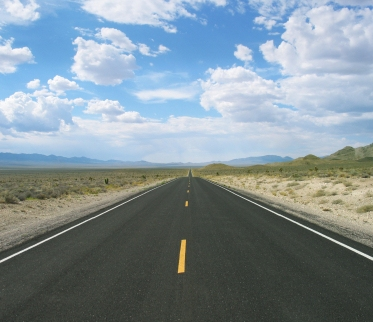
#> input picture TP6-7/Aula_6-7_files/aula4-1.jpg, 373 x 322 px, found by its file name
$ jupyter execute --allow-errors aula_6.ipynb
#> lines starting #> are read from the running program, lines starting #| are printed output that depends on the picture
#> further down, img is the input picture: shape (322, 373, 3); mean B, G, R 151.5, 143.9, 129
[cell 1]
import matplotlib.pyplot as plt
import pyopencl as cl
import numpy as np
import cv2 as cv
import time

start_time = time.time()

#> (the rest of this cell did not finish here and is left out)

Ex 1

#> (a cell that did not finish here is left out)

Ex 2

[cell 3]
start_time = time.time()
img = cv.imread("Aula_6-7_files\\aula4-1.jpg")

if img is None:
    raise FileNotFoundError("Image not found. Check the path.")

# Convert to BGRA (adds alpha channel)
#img_rgba = cv.cvtColor(img, cv.COLOR_BGR2BGRA)

# === APPLY SOBEL ===

new_image = cv.convertScaleAbs(img, alpha=1.2, beta=150)
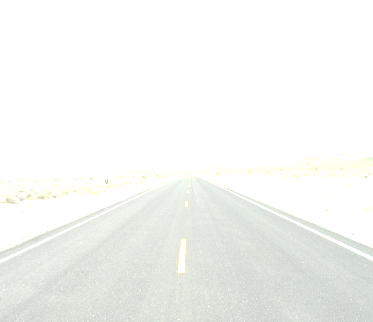
#> new_image: shape (322, 373, 3); mean B, G, R 242.9, 246.1, 244.3

execute_time_CB_cpu = time.time() - start_time

print(f"- cpu: execute --- {execute_time_CB_cpu} seconds ---")

# === SHOW RESULT ===
plt.imshow(new_image)
plt.axis('off')
plt.show()

#> (a cell that did not finish here is left out)

As the previous output is posivite then it is reasonable to assume that the GPU execution time is larger than the CPU execution time, meaning the opncv function is faster in this scenario

#> (a cell that did not finish here is left out)

[cell 6]
start_time = time.time()
img = cv.imread("Aula_6-7_files\\aula4-1.jpg")

if img is None:
    raise FileNotFoundError("Image not found. Check the path.")

# Convert to BGRA (adds alpha channel)
#img_rgba = cv.cvtColor(img, cv.COLOR_BGR2BGRA)

# === APPLY SOBEL ===

# Calculation of Sobelx
sobelx = cv.Sobel(img,cv.CV_64F,1,0,ksize=5)
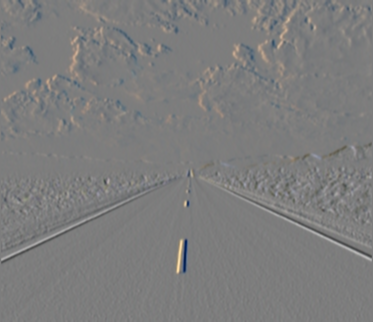
#> sobelx: shape (322, 373, 3) float64; mean B, G, R -4.5, -2.2, -0.5; drawn with min black and max white

# Calculation of Sobely
sobely = cv.Sobel(img,cv.CV_64F,0,1,ksize=5)
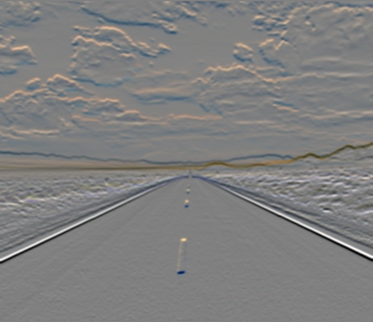
#> sobely: shape (322, 373, 3) float64; mean B, G, R -68.6, -55.2, -48.2; drawn with min black and max white

# Calculation of Laplacian
#laplacian = cv.Laplacian(hsv,cv.CV_64F)
grad = np.sqrt(np.power(sobelx, 2) + np.power(sobely, 2))
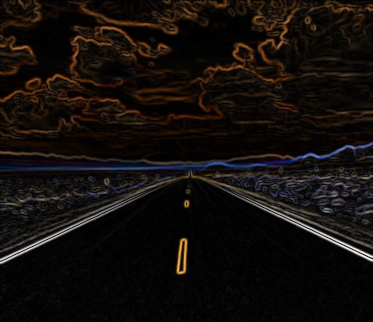
#> grad: shape (322, 373, 3) float64; mean B, G, R 396.6, 481.8, 635.7; drawn with min black and max white

laplacian = (grad * 255 / grad.max()).astype(np.uint8)

execute_time_sobel_cpu = time.time() - start_time
print(f"- cpu: execute --- {execute_time_sobel_cpu} seconds ---")

# === SHOW RESULT ===
plt.imshow(laplacian)
plt.axis('off')
plt.show()

$ run again, with TP6-7/Aula_6-7_files/aula4-2.bmp saved as TP6-7/Aula_6-7_files/aula4-1.jpg
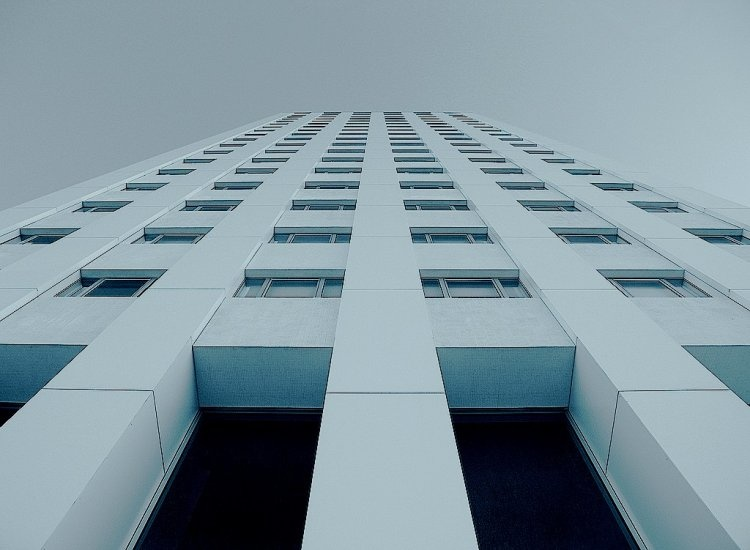
#> input picture TP6-7/Aula_6-7_files/aula4-2.bmp, 750 x 550 px, found by its file name
#> img is the input picture: shape (550, 750, 3); mean B, G, R 159.2, 149.8, 129.2
#> `sobely = cv.Sobel(img,cv.CV_64F,0,1,ksize=5)`:
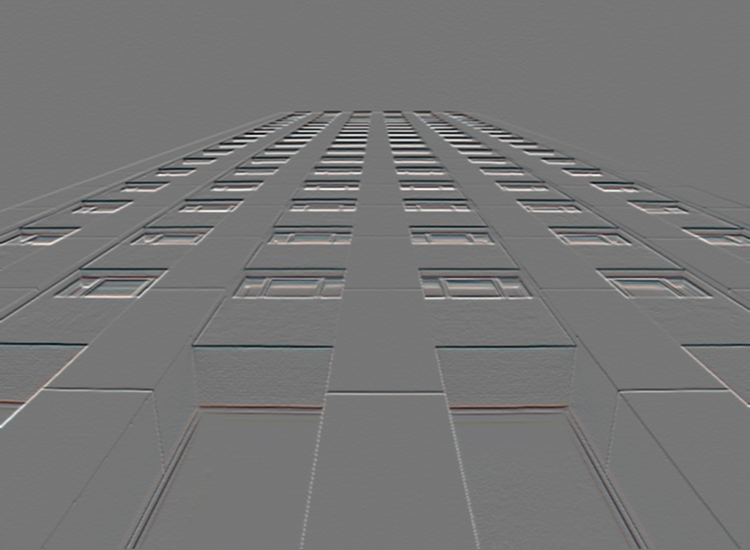
#> sobely: shape (550, 750, 3) float64; mean B, G, R -15.5, -15.9, -14.8; drawn with min black and max white
#> `grad = np.sqrt(np.power(sobelx, 2) + np.power(sobely, 2))`:
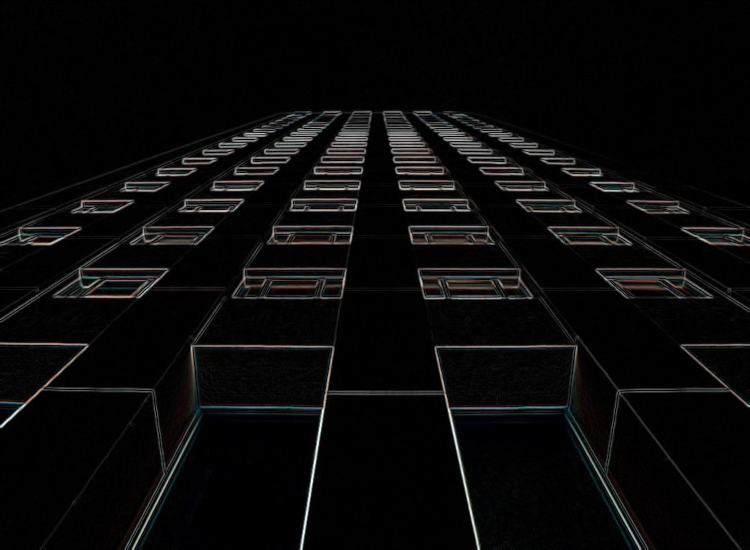
#> grad: shape (550, 750, 3) float64; mean B, G, R 396.3, 396.3, 405.4; drawn with min black and max white
